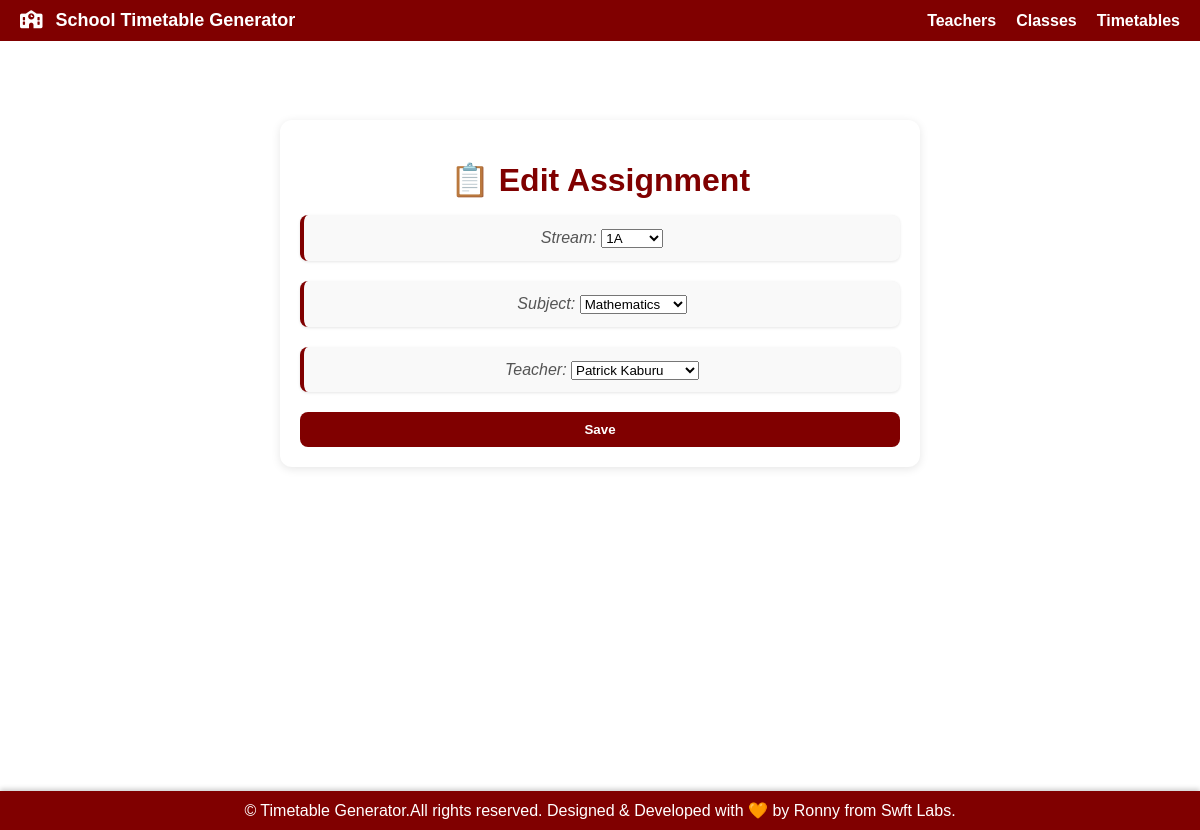
Screenshot of /assignments/2283/edit/ with the database file from the repository.
### timetables/models.py (models this page shows, shortened)
class StreamSubjectTeacher(models.Model):
    stream = models.ForeignKey(Stream, on_delete=models.CASCADE)
    subject = models.ForeignKey(Subject, on_delete=models.CASCADE)
    teacher = models.ForeignKey(Teacher, on_delete=models.CASCADE)

### timetables/views.py (the view)
# urls.py: path('assignments/<int:assignment_id>/edit/', views.edit_assignment, name='edit_assignment'),
def edit_assignment(request, assignment_id):
    assignment = StreamSubjectTeacher.objects.get(id=assignment_id)
    form = StreamSubjectTeacherForm(request.POST or None, instance=assignment)
    if form.is_valid():
        form.save()
        return redirect('assignments')
    return render(request, 'add_form.html', {'form': form, 'title': 'Edit Assignment'})

### timetables/forms.py
class StreamSubjectTeacherForm(forms.ModelForm):
    class Meta:
        model = StreamSubjectTeacher
        fields = ['stream', 'subject', 'teacher']
    def __init__(self, *args, **kwargs):
        super().__init__(*args, **kwargs)
        self.fields['stream'].queryset = Stream.objects.all()
        self.fields['subject'].queryset = Subject.objects.all()
        self.fields['teacher'].queryset = Teacher.objects.all()

### timetables/models.py (called while the page is built)
    def __str__(self):
        return f"{self.school_class.name}{self.name}"

    def __str__(self):
        return self.name

    def __str__(self):
        return self.name

### templates/add_form.html (shortened to what this page needs)
{% extends 'base.html' %}
{% block content %}
<div class="form-container">
    <h1>📋 {{ title }}</h1>
    <form method="POST">
        {% if form_type == 'teacher' %}
            <p>👨‍🏫 Add a new teacher to the system.</p>
            <div class="form-group">
                <label for="{{ form.name.id_for_label }}">Full Name:</label>
                {{ form.name }}
            </div>
            <div class="form-group">
                <label for="{{ form.teacher_id.id_for_label }}">Teacher ID:</label>
                {{ form.teacher_id }}
            </div>
        {% elif form_type == 'subject' %}
            <p>📘 Add a new subject taught in school.</p>
            <div class="form-group">
                <label for="{{ form.name.id_for_label }}">Subject Name:</label>
                {{ form.name }}
            </div>
        {% else %}
            {{ form.as_p }}
        {% endif %}
        <button type="submit" class="btn">Save</button>
    </form>
</div>
{% endblock %}

### static/css/style.css (style rules this page uses)
body { font-family: Arial, sans-serif; margin: 0; padding-top: 60px; overflow-x: hidden; }
.form-container { background: #fff; padding: 20px; margin: 40px auto; width: 90%; max-width: 600px; border-radius: 12px; box-shadow: 0 2px 10px rgba(0,0,0,0.1); }
.form-container h1 { text-align: center; color: maroon; margin-bottom: 10px; }
.form-container p { text-align: center; color: #555; margin-bottom: 20px; font-style: italic; }
.btn { display: block; width: 100%; background: maroon; color: white; font-weight: bold; padding: 10px; border: none; border-radius: 8px; cursor: pointer; }
main p { font-size: 16px; line-height: 1.6; color: #333; margin-bottom: 12px; background: #f9f9f9; border-left: 4px solid maroon; padding: 10px 14px; border-radius: 8px; box-shadow: 0 1px 3px rgba(0,0,0,0.1); }
h1 { text-align: center; margin-bottom: 30px; font-weight: bold; }

### rows the page displays
StreamSubjectTeacher: stream "1A", subject "Mathematics", teacher "Patrick Kaburu"

### other values shown
{{ title }} "Edit Assignment"
